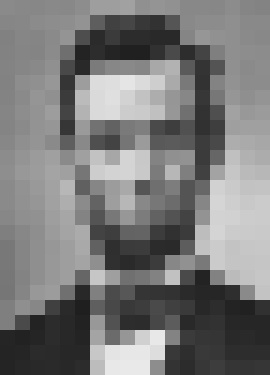
#> input picture hw1/data_to_post/lincoln1_g.jpg, 270 x 375 px
$ python p1_checkerboard.py data_to_post/lincoln1_g.jpg out.png 5 3
#> lines starting #> are read from the running program, lines starting #| are printed output that depends on the picture
#!/usr/bin/env python
# coding: utf-8
import numpy as np
import cv2
import sys
import math


if len(sys.argv) != 5:
    print("Incorrect number of arguments")
    sys.exit(1)
INPUT_IMAGE = sys.argv[1]
OUTPUT_IMAGE = sys.argv[2]
M_DIM = int(sys.argv[3])
N_DIM = int(sys.argv[4])


img = cv2.imread(INPUT_IMAGE)
#> img is the input picture: shape (375, 270, 3); min 27, max 237, mean 121.9
old_shape = img.shape
#> old_shape = (375, 270, 3)

min_dimension_loc = np.argmin(img.shape[0:2])
#> min_dimension_loc = 1
if img.shape[0] < img.shape[1]:#If the number of rows is the smallest dimension
    #Adjust_val used to trim equal number of pixels off from which dimension is largest
    #If can't distribute equally, then remove x // 2 pixels from left side and x // 2 + 1 from right side
    adjust_val = np.abs(img.shape[0] - img.shape[1]) / 2
    img = img[:,int(adjust_val):img.shape[1]-math.ceil(adjust_val)]
    print("Image {} cropped at (0, {}) and ({}, {})".format(INPUT_IMAGE, int(adjust_val), img.shape[0]-1, old_shape[1]-math.ceil(adjust_val)-1))
elif img.shape[0] > img.shape[1]:#If number of columns is smallest dimension
    #Adjust_val used to trim equal number of pixels off from which dimension is largest
    #If can't distribute equally, then remove x // 2 pixels from top side and x // 2 + 1 from bottom side
    adjust_val = np.abs(img.shape[0] - img.shape[1]) / 2
#> adjust_val = 52.5
    img = img[int(adjust_val):img.shape[0]-math.ceil(adjust_val),:,:]
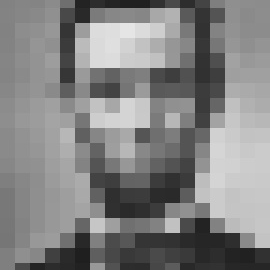
#> img: shape (270, 270, 3); min 27, max 232, mean 130.2
#> (the run stopped early here; a loop or call above may not have finished)

$ run again, on hw1/data_to_post/mountain3_center.jpg
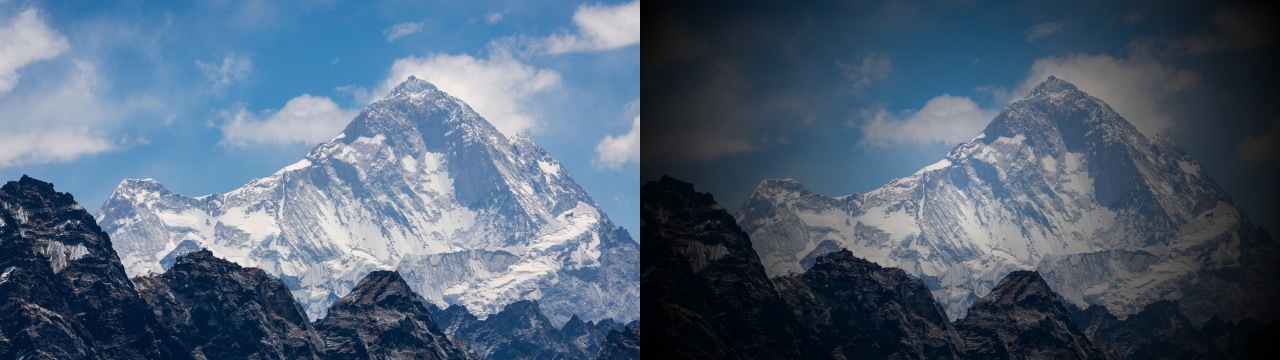
#> input picture hw1/data_to_post/mountain3_center.jpg, 3840 x 1080 px (shown at 1/3 size)
#> img is the input picture: shape (1080, 3840, 3); mean B, G, R 119.4, 99.3, 81.3
#> `img = img[:,int(adjust_val):img.shape[1]-math.ceil(adjust_val)]`:
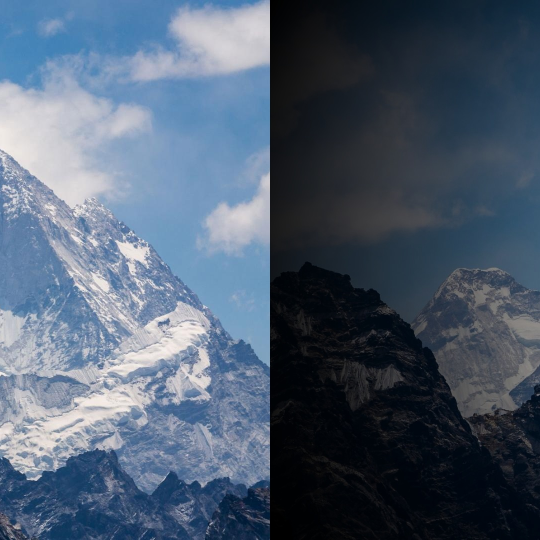
#> img: shape (1080, 1080, 3) (shown at 1/2 size); mean B, G, R 110.8, 92.6, 77.7
#| Image data_to_post/mountain3_center.jpg cropped at (0, 1380) and (1079, 2459)
#| Resized from (1080, 1080, 3) to (5, 5, 3)
#> `final = np.tile(checkerboard_element, (N_DIM, N_DIM, 1))`:
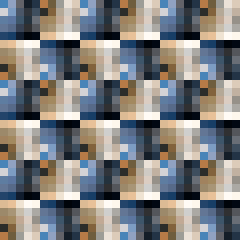
#> final: shape (30, 30, 3) (shown 8 times larger); mean of channels 0, 1, 2 127.5, 127.5, 127.5; drawn as B, G, R

$ run again, on hw1/data_to_post/mountain3_left.jpg
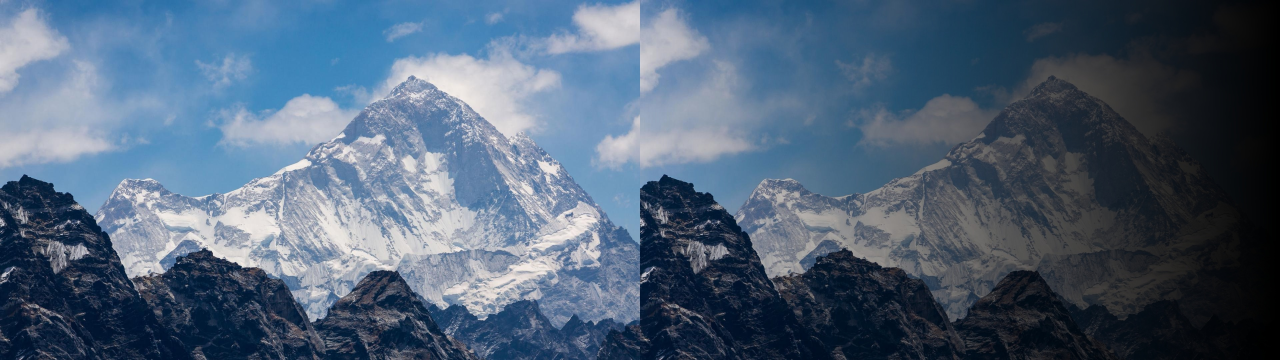
#> input picture hw1/data_to_post/mountain3_left.jpg, 3840 x 1080 px (shown at 1/3 size)
#> img is the input picture: shape (1080, 3840, 3); mean B, G, R 119, 98.1, 79.6
#> `img = img[:,int(adjust_val):img.shape[1]-math.ceil(adjust_val)]`:
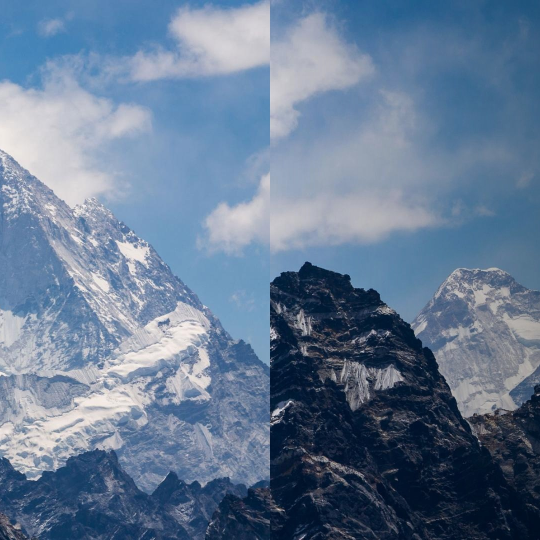
#> img: shape (1080, 1080, 3) (shown at 1/2 size); mean B, G, R 148.4, 122.7, 101.8
#| Image data_to_post/mountain3_left.jpg cropped at (0, 1380) and (1079, 2459)
#| Resized from (1080, 1080, 3) to (5, 5, 3)
#> `final = np.tile(checkerboard_element, (N_DIM, N_DIM, 1))`:
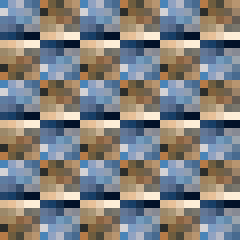
#> final: shape (30, 30, 3) (shown 8 times larger); mean of channels 0, 1, 2 127.5, 127.5, 127.5; drawn as B, G, R

$ run again, on hw1/data_to_post/p1_mountain3_checker.jpg
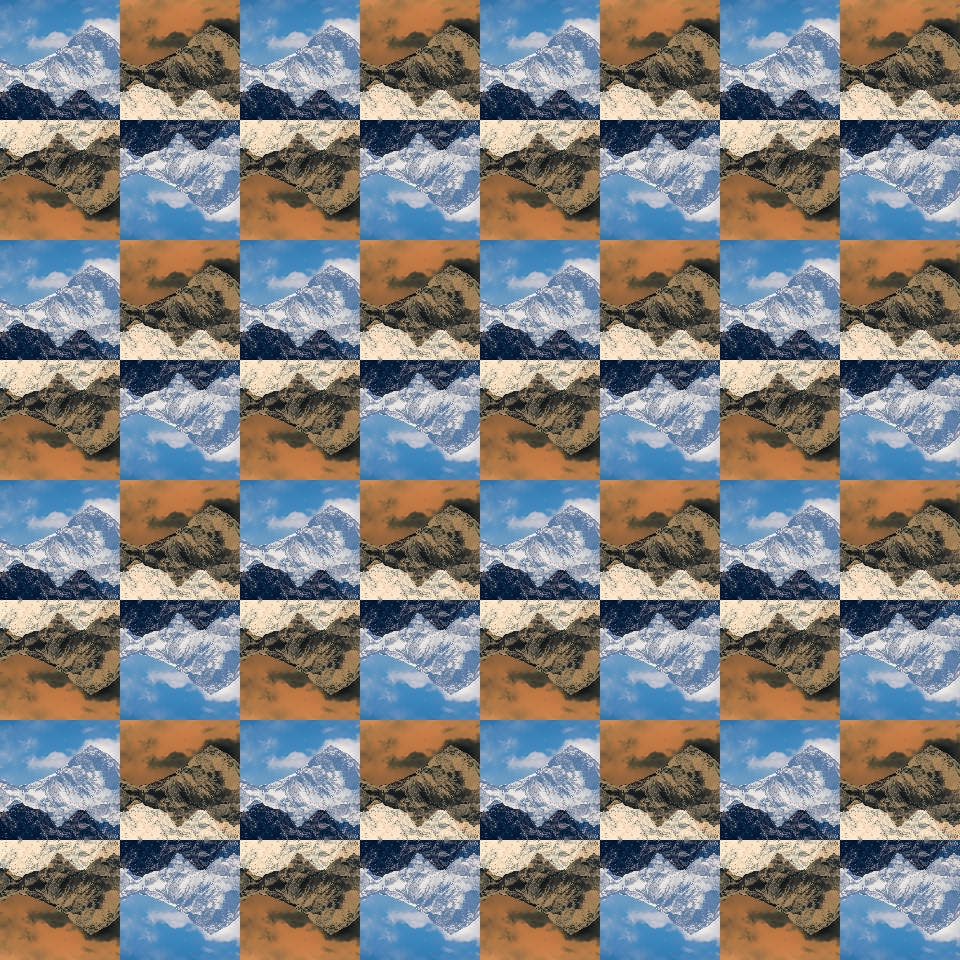
#> input picture hw1/data_to_post/p1_mountain3_checker.jpg, 960 x 960 px
#> img is the input picture: shape (960, 960, 3); mean B, G, R 127.5, 127.5, 127.5
#| Resized from (960, 960, 3) to (5, 5, 3)
#> `final = np.tile(checkerboard_element, (N_DIM, N_DIM, 1))`:
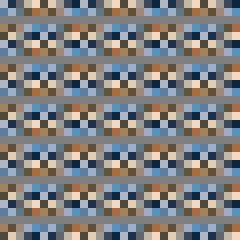
#> final: shape (30, 30, 3) (shown 8 times larger); mean of channels 0, 1, 2 127.5, 127.5, 127.5; drawn as B, G, R
